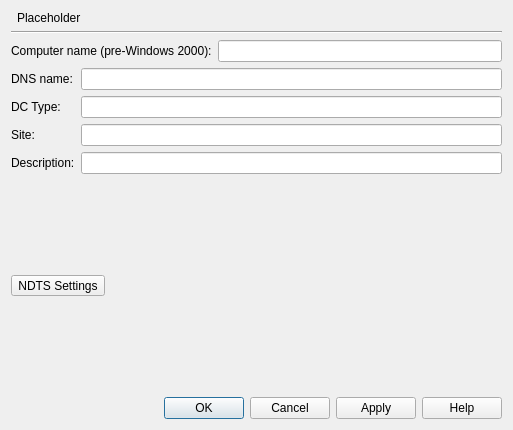
<?xml version="1.0" encoding="UTF-8"?>
<ui version="4.0">
 <class>Form</class>
 <widget class="QWidget" name="Form">
  <property name="geometry">
   <rect>
    <x>0</x>
    <y>0</y>
    <width>513</width>
    <height>430</height>
   </rect>
  </property>
  <property name="windowTitle">
   <string>Form</string>
  </property>
  <layout class="QGridLayout" name="gridLayout_2">
   <item row="0" column="0">
    <widget class="QWidget" name="widget" native="true">
     <property name="sizePolicy">
      <sizepolicy hsizetype="Fixed" vsizetype="Fixed">
       <horstretch>48</horstretch>
       <verstretch>48</verstretch>
      </sizepolicy>
     </property>
    </widget>
   </item>
   <item row="0" column="1">
    <widget class="QLabel" name="computerNamePlaceholderLabel">
     <property name="text">
      <string>Placeholder</string>
     </property>
    </widget>
   </item>
   <item row="1" column="0" colspan="3">
    <widget class="Line" name="line">
     <property name="orientation">
      <enum>Qt::Horizontal</enum>
     </property>
    </widget>
   </item>
   <item row="2" column="0" colspan="3">
    <layout class="QGridLayout" name="gridLayout">
     <item row="0" column="0">
      <widget class="QLabel" name="computerNameLabel">
       <property name="text">
        <string>Computer name (pre-Windows 2000):</string>
       </property>
      </widget>
     </item>
     <item row="0" column="1">
      <widget class="QLineEdit" name="computerNameLineEdit"/>
     </item>
     <item row="1" column="0" colspan="2">
      <layout class="QFormLayout" name="formLayout">
       <item row="0" column="0">
        <widget class="QLabel" name="dnsNameLabel">
         <property name="text">
          <string>DNS name:</string>
         </property>
         <property name="textFormat">
          <enum>Qt::AutoText</enum>
         </property>
         <property name="openExternalLinks">
          <bool>false</bool>
         </property>
        </widget>
       </item>
       <item row="0" column="1">
        <widget class="QLineEdit" name="dnsNameLineEdit"/>
       </item>
       <item row="1" column="0">
        <widget class="QLabel" name="dcTypeLabel">
         <property name="text">
          <string>DC Type:</string>
         </property>
        </widget>
       </item>
       <item row="1" column="1">
        <widget class="QLineEdit" name="dcTypeLineEdit"/>
       </item>
       <item row="2" column="0">
        <widget class="QLabel" name="siteLabel">
         <property name="text">
          <string>Site:</string>
         </property>
        </widget>
       </item>
       <item row="2" column="1">
        <widget class="QLineEdit" name="siteLineEdit"/>
       </item>
       <item row="3" column="0">
        <widget class="QLabel" name="descriptionLabel">
         <property name="text">
          <string>Description:</string>
         </property>
        </widget>
       </item>
       <item row="3" column="1">
        <widget class="QLineEdit" name="descriptionLineEdit"/>
       </item>
      </layout>
     </item>
    </layout>
   </item>
   <item row="3" column="2">
    <spacer name="verticalSpacer">
     <property name="orientation">
      <enum>Qt::Vertical</enum>
     </property>
     <property name="sizeHint" stdset="0">
      <size>
       <width>20</width>
       <height>40</height>
      </size>
     </property>
    </spacer>
   </item>
   <item row="4" column="0" colspan="2">
    <widget class="QToolButton" name="ndtsSettingsToolButton">
     <property name="text">
      <string>NDTS Settings</string>
     </property>
    </widget>
   </item>
   <item row="5" column="2">
    <spacer name="verticalSpacer_2">
     <property name="orientation">
      <enum>Qt::Vertical</enum>
     </property>
     <property name="sizeHint" stdset="0">
      <size>
       <width>20</width>
       <height>40</height>
      </size>
     </property>
    </spacer>
   </item>
   <item row="6" column="0" colspan="3">
    <widget class="QDialogButtonBox" name="dialogButtonBox">
     <property name="standardButtons">
      <set>QDialogButtonBox::Apply|QDialogButtonBox::Cancel|QDialogButtonBox::Help|QDialogButtonBox::Ok</set>
     </property>
     <property name="centerButtons">
      <bool>false</bool>
     </property>
    </widget>
   </item>
  </layout>
 </widget>
 <resources/>
 <connections/>
</ui>
